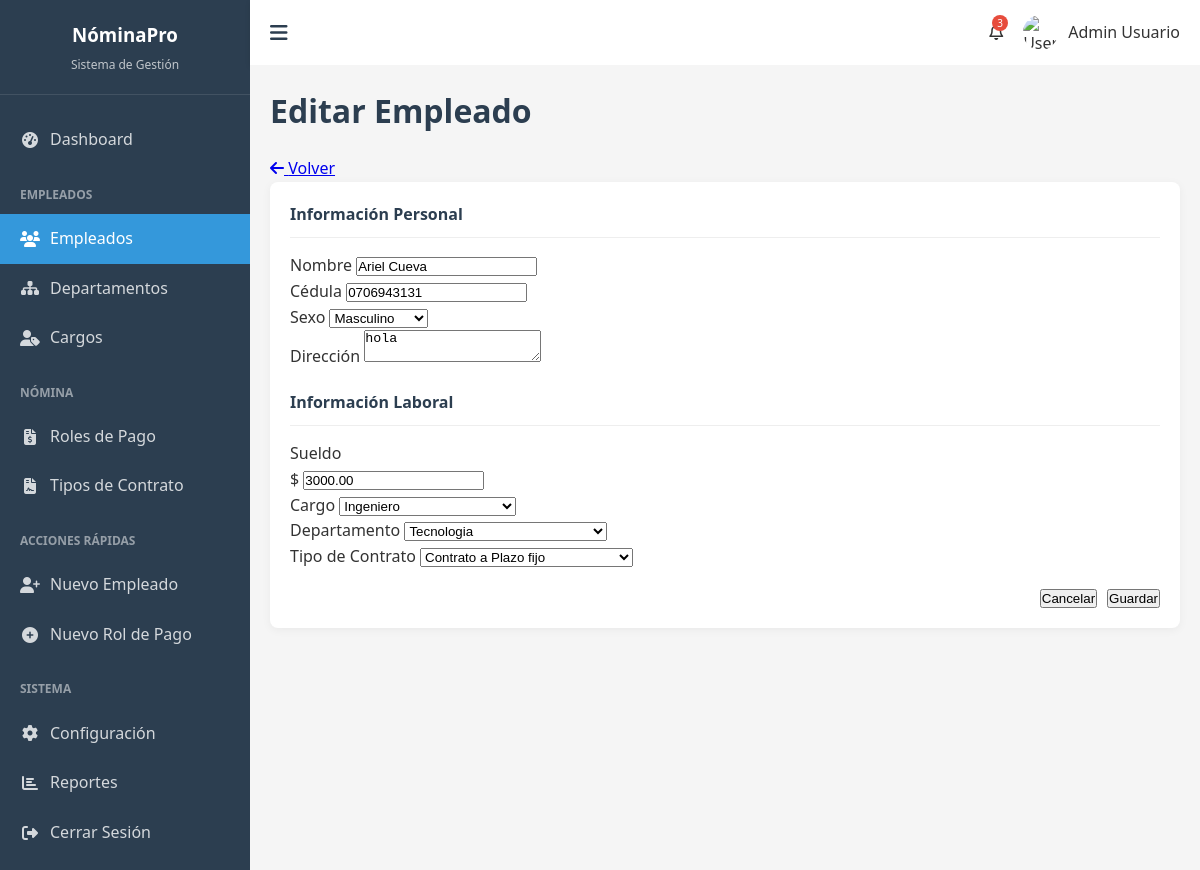
The app's page /modelo/empleado/editar/1/, older data.
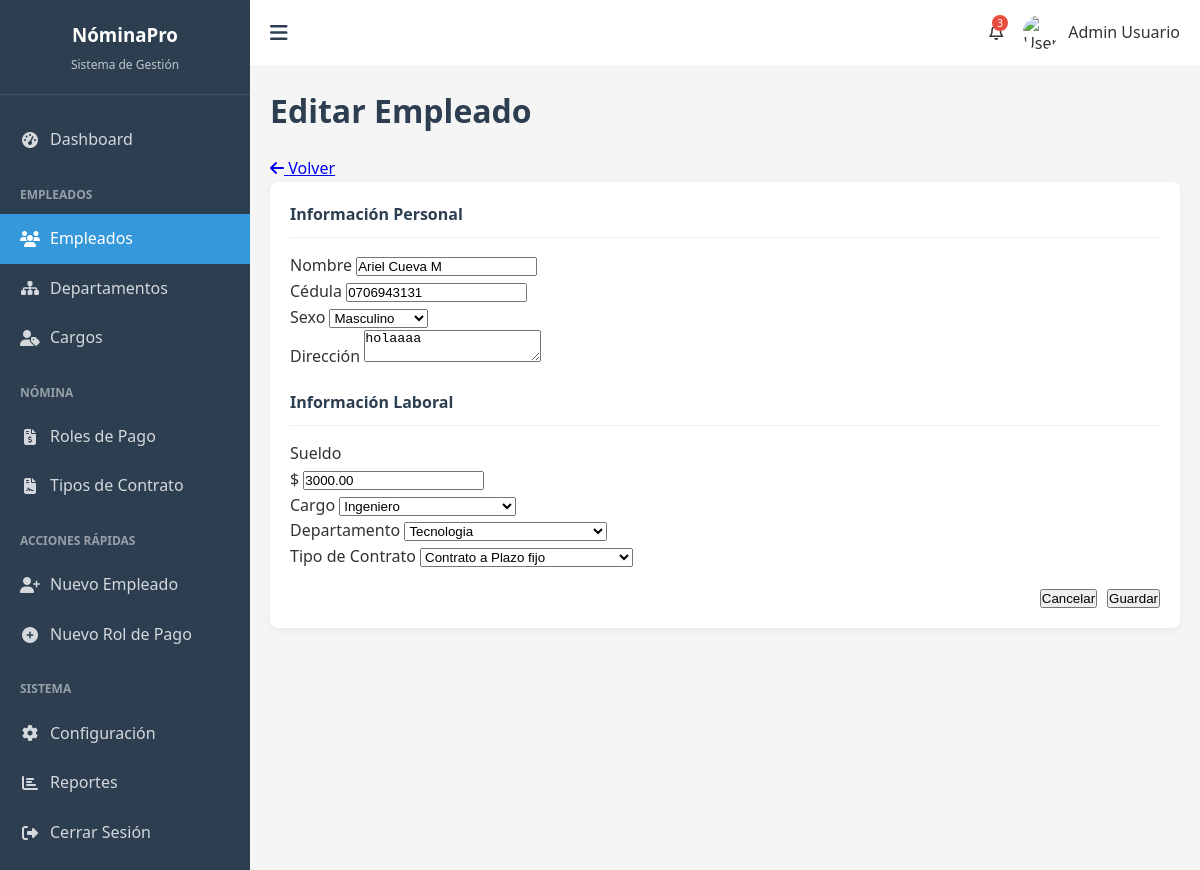
The same page, newer data.
### Nomina_pagos/models.py (models this page shows, shortened)
class Empleado(models.Model):
  SEXO_CHOICES = [
      ('M', 'Masculino'),
      ('F', 'Femenino'),
  ]
  nombre = models.CharField(max_length=100)
  cedula = models.CharField(max_length=20, unique=True)
  direccion = models.TextField()
  sexo = models.CharField(max_length=1, choices=SEXO_CHOICES)
  sueldo = models.DecimalField(max_digits=10, decimal_places=2)
  cargo = models.ForeignKey(Cargo, on_delete=models.CASCADE)
  departamento = models.ForeignKey(Departamento, on_delete=models.CASCADE)
  tipo_contrato = models.ForeignKey(TipoContrato, on_delete=models.CASCADE)

class Cargo(models.Model):
  descripcion = models.CharField(max_length=100)

class Departamento(models.Model):
  descripcion = models.CharField(max_length=100)

class TipoContrato(models.Model):
  descripcion = models.CharField(max_length=100)

### Nomina_pagos/views.py (the view, shortened to what this page needs)
# urls.py: path('modelo/<str:modelo>/editar/<int:id>/', views.formulario_modelo, name="editar_modelo"),
def formulario_modelo(request, modelo=None, id=None):
    modelos = {
        'empleado': Empleado,
        'departamento': Departamento,
        'cargo': Cargo,
        'tipo_contrato': TipoContrato,
        'rol': Rol,
    }
    if not modelo or modelo not in modelos:
        messages.error(request, "Modelo no válido")
        return redirect('index')
    modelo_seleccionado = modelos[modelo]
    objeto = None
    accion = "Crear"
    if id:
        objeto = get_object_or_404(modelo_seleccionado, pk=id)
        accion = "Editar"
    contexto = {
        'objeto': objeto,
        'modelo': modelo,
        'accion': accion,
    }
    if modelo == 'empleado':
        contexto['departamentos'] = Departamento.objects.all()
        contexto['cargos'] = Cargo.objects.all()
        contexto['tipos_contrato'] = TipoContrato.objects.all()
    elif modelo == 'rol':
        contexto['empleados'] = Empleado.objects.all()
    return render(request, "modelo/formulario_modelo.html", contexto)

### template/modelo/formulario_modelo.html (shortened to what the changed rows need)
{% extends "base/base.html" %}
{% block content %}
<div class="container-fluid">
    <div class="page-header">
        <h1 class="page-title">
            {{ accion }} {% if modelo == 'empleado' %}
                Empleado
            {% elif modelo == 'departamento' %}
                Departamento
            {% elif modelo == 'cargo' %}
                Cargo
            {% elif modelo == 'tipo_contrato' %}
                Tipo de Contrato
            {% elif modelo == 'rol' %}
                Rol de Pago
            {% endif %}
        </h1>
    </div>
    <div class="form-container">
        <form method="post" action="">
            {% if modelo == 'empleado' %}
                <div class="form-section">
                    <h4>Información Personal</h4>
                    <div class="row mb-3">
                        <div class="col-md-6">
                            <label for="nombre" class="form-label">Nombre</label>
                            <input type="text" class="form-control" id="nombre" name="nombre"
                                   value="{{ objeto.nombre|default:'' }}" required>
                        </div>
                        <div class="col-md-6">
                            <label for="cedula" class="form-label">Cédula</label>
                            <input type="text" class="form-control" id="cedula" name="cedula"
                                   value="{{ objeto.cedula|default:'' }}" required>
                        </div>
                    </div>
                    <div class="row mb-3">
                        <div class="col-md-6">
                            <label for="sexo" class="form-label">Sexo</label>
                            <select class="form-select" id="sexo" name="sexo" required>
                                <option value="M" {% if objeto.sexo == 'M' %}selected{% endif %}>Masculino</option>
                            </select>
                        </div>
                        <div class="col-md-6">
                            <label for="direccion" class="form-label">Dirección</label>
                            <textarea class="form-control" id="direccion" name="direccion" rows="2">{{ objeto.direccion|default:'' }}</textarea>
                        </div>
                    </div>
                </div>
                <div class="form-section">
                    <h4>Información Laboral</h4>
                    <div class="row mb-3">
                        <div class="col-md-6">
                            <label for="sueldo" class="form-label">Sueldo</label>
                            <div class="input-group">
                                <span class="input-group-text">$</span>
                                <input type="number" step="0.01" class="form-control" id="sueldo" name="sueldo"
                                       value="{{ objeto.sueldo|default:'' }}" required>
                            </div>
                        </div>
                        <div class="col-md-6">
                            <label for="cargo" class="form-label">Cargo</label>
                            <select class="form-select" id="cargo" name="cargo" required>
                                {% for cargo in cargos %}
                                    <option value="{{ cargo.id }}" {% if objeto.cargo.id == cargo.id %}selected{% endif %}>
                                        {{ cargo.descripcion }}
                                    </option>
                                {% endfor %}
                            </select>
                        </div>
                    </div>
                    <div class="row mb-3">
                        <div class="col-md-6">
                            <label for="departamento" class="form-label">Departamento</label>
                            <select class="form-select" id="departamento" name="departamento" required>
                                {% for departamento in departamentos %}
                                    <option value="{{ departamento.id }}" {% if objeto.departamento.id == departamento.id %}selected{% endif %}>
                                        {{ departamento.descripcion }}
                                    </option>
                                {% endfor %}
                            </select>
                        </div>
                        <div class="col-md-6">
                            <label for="tipo_contrato" class="form-label">Tipo de Contrato</label>
                            <select class="form-select" id="tipo_contrato" name="tipo_contrato" required>
                                {% for tipo_contrato in tipos_contrato %}
                                    <option value="{{ tipo_contrato.id }}" {% if objeto.tipo_contrato.id == tipo_contrato.id %}selected{% endif %}>
                                        {{ tipo_contrato.descripcion }}
                                    </option>
                                {% endfor %}
                            </select>
                        </div>
                    </div>
                </div>
            {% endif %}
        </form>
    </div>
</div>
{% endblock %}

Row changes from the older to the newer data that the page shows:
changed Empleado "Masculino": nombre "Ariel Cueva" → "Ariel Cueva M"; direccion "hola" → "holaaaa"
